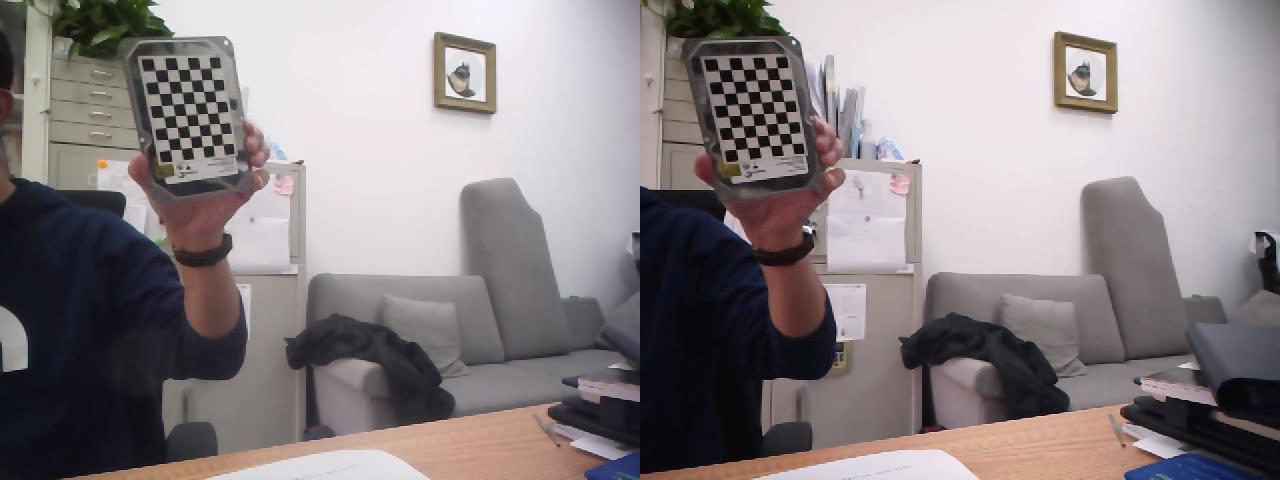
%> input picture 实验2_相机标定与立体视觉/521.jpg, 1280 x 480 px
$ octave eight_points.m   (GNU Octave 9; MATLAB toolbox functions it lacks are replaced by stand-ins)
%> lines starting %> are read from the running program, lines starting %| are printed output that depends on the picture
% 8点法求F
clc,
img = imread("521.jpg");
%> img is the input picture: size 480x1280x3 uint8; mean R, G, B 139.4, 131.5, 133.9
[h,w,c] = size(img);
%> h = 480; w = 1280; c = 3
if c==3
    img = rgb2gray(img);
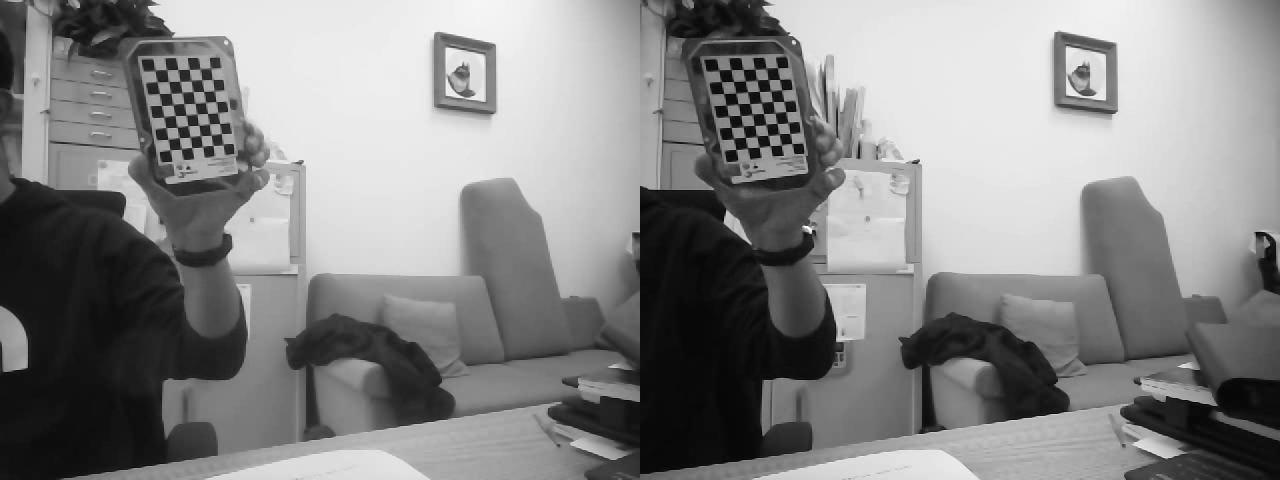
%> img: size 480x1280 uint8; min 0, max 255, mean 134.1
end
imgl = img(1:h, 1:w/2);
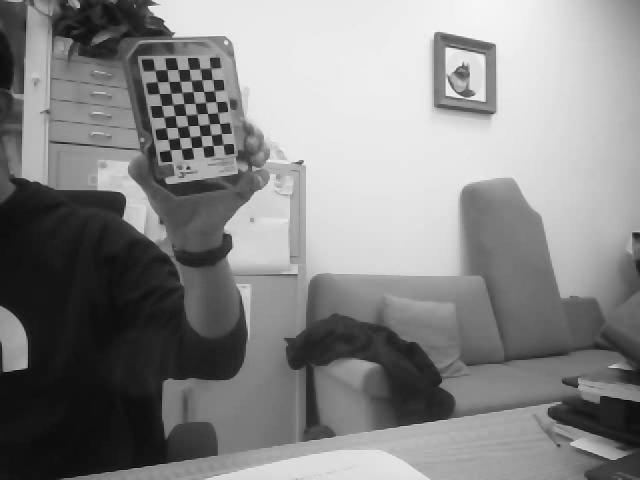
%> imgl: size 480x640 uint8; min 2, max 255, mean 134.5
imgr = img(1:h, w/2+1:w);
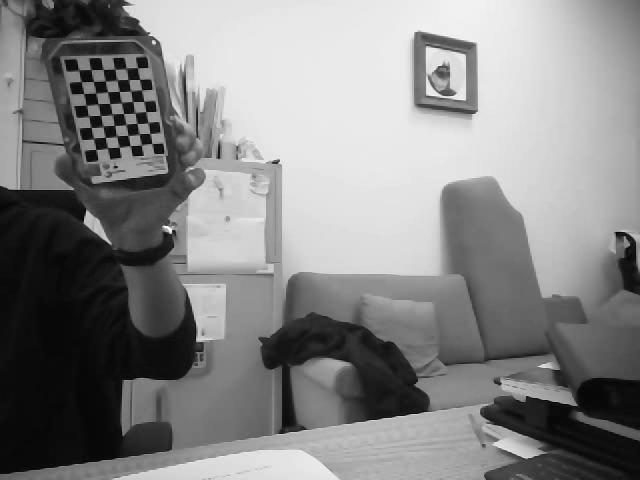
%> imgr: size 480x640 uint8; min 0, max 255, mean 133.6
%%
% SIFT 提取并匹配特征点对
points1 = detectSIFTFeatures(imgl);
%> points1 = 633 points; strongest (x, y): (210, 153), (210, 153), (210, 153), (189, 155), (189, 155)
points2 = detectSIFTFeatures(imgr);
%> points2 = 678 points; strongest (x, y): (155, 43), (170, 230), (93, 223), (117, 168), (117, 168)
[features1,valid_points1] = extractFeatures(imgl,points1);
%> valid_points1 = 632 points; strongest (x, y): (210, 153), (210, 153), (210, 153), (189, 155), (189, 155)
[features2,valid_points2] = extractFeatures(imgr,points2);
%> valid_points2 = 676 points; strongest (x, y): (155, 43), (170, 230), (93, 223), (117, 168), (117, 168)
indexPairs = matchFeatures(features1,features2,"Unique",true);
%> indexPairs = 51 rows, first 12: [15 3; 147 268; 148 251; 149 252; 187 282; 201 294; 203 292; 233 296; 266 169; 290 295; 315 191; 316 192]
matchedPoints1 = valid_points1(indexPairs(:,1),:);
%> matchedPoints1 = 51 points; strongest (x, y): (210, 153), (210, 153), (210, 153), (208, 142), (208, 142)
matchedPoints2 = valid_points2(indexPairs(:,2),:);
%> matchedPoints2 = 51 points; strongest (x, y): (155, 43), (138, 152), (138, 152), (138, 152), (136, 141)
% 把棋盘格周围匹配不好的点删去
n=1;
while(true)
    x = matchedPoints1.Location(n,1);
    y = matchedPoints1.Location(n,2);
    if x>50 && x<500 && y>50 && y<300
%> (the run ends here)
